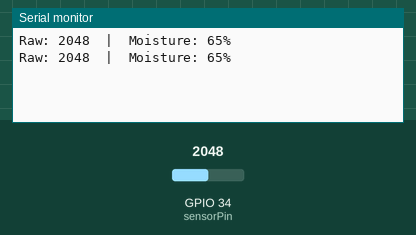
Simulated run of this sketch. Board: ESP32. Shown: the last lines printed to the serial monitor. Inputs (shaded band) come from the test bench; at power-on: GPIO 34 (sensorPin) = 2048 (analog values on the 0–4095 scale).

Above: at 1.8 s.
1.9 s: GPIO 34 (sensorPin) set to 2866
At 2.8 s:
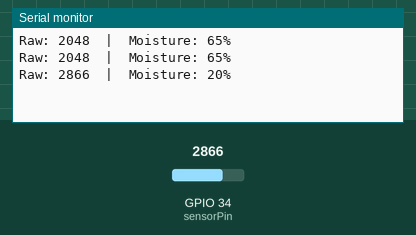
3.4 s: GPIO 34 (sensorPin) set to 3603
At 4.6 s:
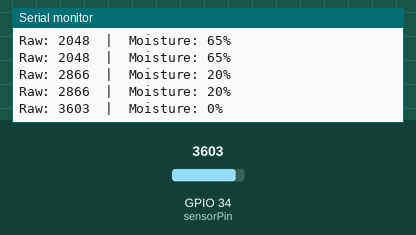
Timing chart, 0 to 6.4 s (numbered marks = the images above; inputs shaded):
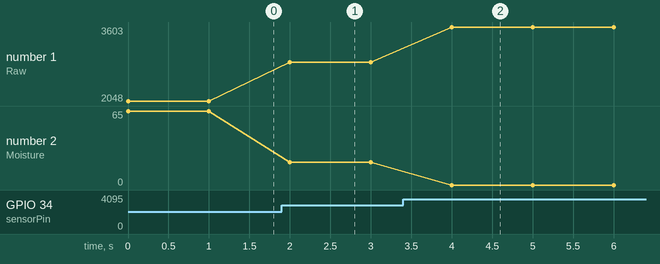

Measured:
- after the input at 1.9 s, the serial monitor: prints a new line after 0.10 s (image 1)
- after the input at 3.4 s, the serial monitor: prints a new line after 0.60 s (image 2)
- plotted number 1: 2048 → 2866 after the input at 1.9 s, 2866 → 3603 after the input at 3.4 s
- plotted number 2: 65 → 20 after the input at 1.9 s, 20 → 0 after the input at 3.4 s

The sketch:

capacitive.ino
```cpp
// --- USER CONFIGURATION ---
const int sensorPin = 34;    // Use an ADC1 pin (32-36, 39)
const int AirValue = 3250;   // REPLACE with your "Dry" reading
const int WaterValue = 1420; // REPLACE with your "Wet" reading
// --------------------------

int soilMoistureValue = 0;
int soilMoisturePercent = 0;

void setup() {
  Serial.begin(115200);

  // Set resolution to 12-bit (0-4095)
  analogReadResolution(12);
  // Set attenuation to allow reading up to 3.3V
  analogSetAttenuation(ADC_11db);
}

void loop() {
  soilMoistureValue = analogRead(sensorPin);

  // Map the raw value to percentage
  // Explanation: map(value, fromLow, fromHigh, toLow, toHigh)
  // Because the sensor works in reverse (High Value = Dry), we map:
  // AirValue -> 0%
  // WaterValue -> 100%
  soilMoisturePercent = map(soilMoistureValue, AirValue, WaterValue, 0, 100);

  // Fix edge cases:
  // Sometimes readings go slightly beyond calibrated values,
  // causing results like -5% or 105%. We constrain them to 0-100.
  if(soilMoisturePercent > 100) {
    soilMoisturePercent = 100;
  } else if(soilMoisturePercent < 0) {
    soilMoisturePercent = 0;
  }

  // Print results
  Serial.print("Raw: ");
  Serial.print(soilMoistureValue);
  Serial.print("  |  Moisture: ");
  Serial.print(soilMoisturePercent);
  Serial.println("%");

  delay(1000);
}
```
